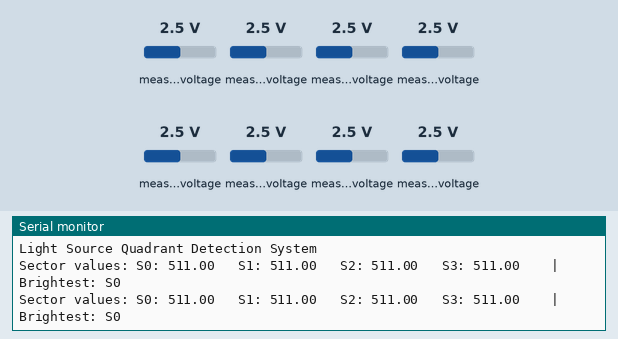
Recording of a sketch running on a simulated Arduino Uno, built with avr-gcc and run on an emulated ATmega328P. Parts: the last lines printed to the serial monitor. The inputs (shaded band) are chosen by the test bench; at power-on: measured voltage 2.5 V.

Above: at 1.8 s.
1.9 s: measured voltage (sensor 200) set to 0.1 V
At 2.7 s:
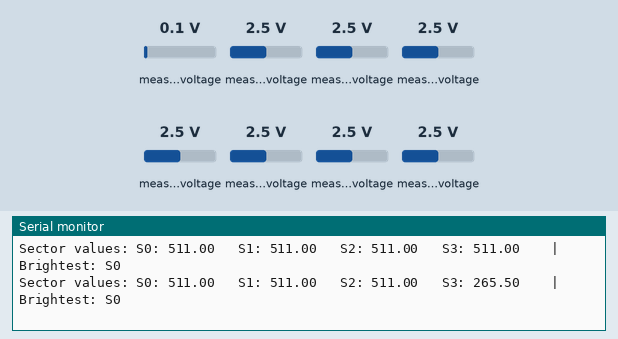
3.4 s: measured voltage (sensor 201) set to 0.1 V
At 4.7 s:
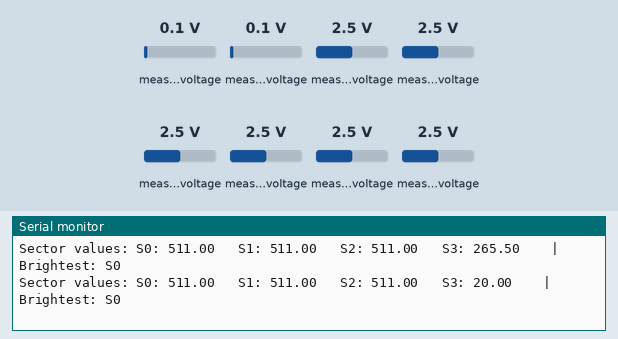
4.9 s: measured voltage (sensor 202) set to 0.1 V
At 6.0 s:
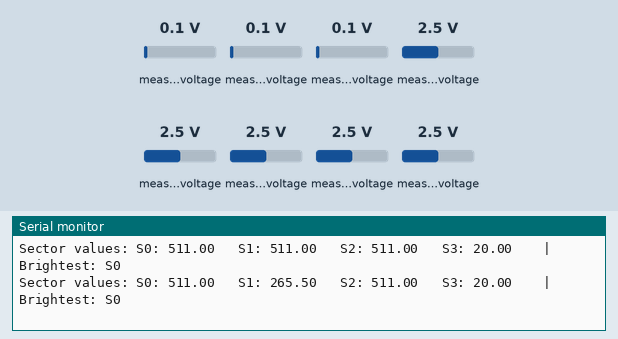
6.4 s: measured voltage (sensor 203) set to 0.1 V
At 7.7 s:
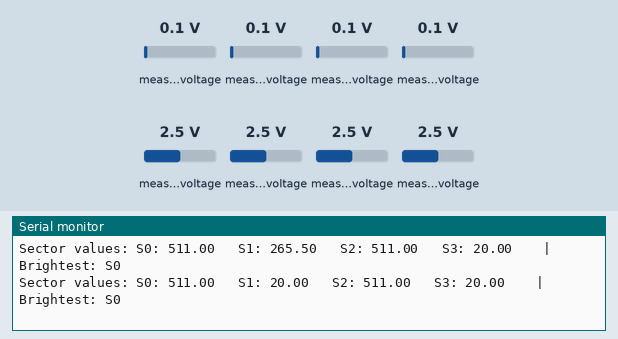
7.9 s: measured voltage (sensor 204) set to 0.1 V
At 9.0 s:
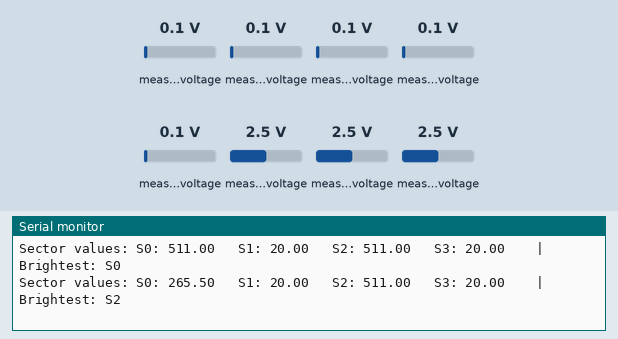
9.4 s: measured voltage (sensor 205) set to 0.1 V
At 11.1 s:
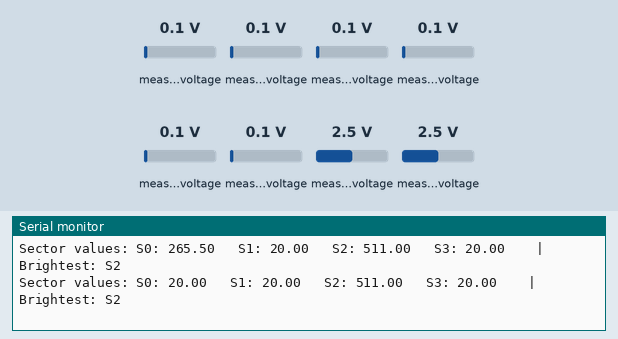
Timing chart, 0 to 11.9 s (numbered marks = the images above; inputs shaded):
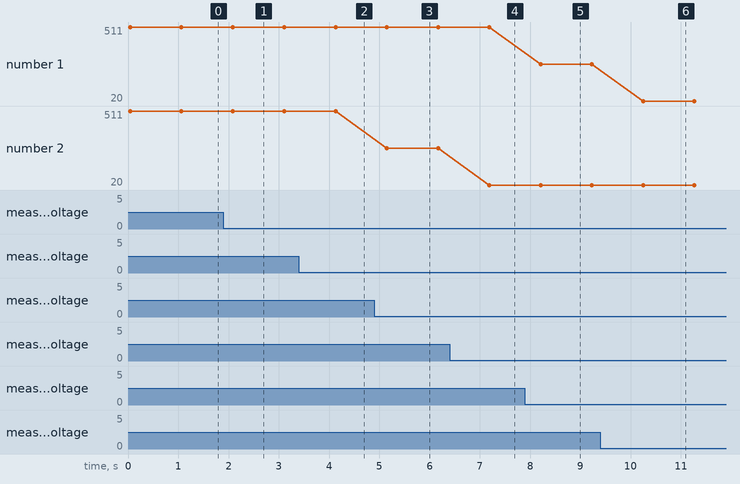

Measured:
- after the input at 1.9 s, the serial monitor: prints a new line after 0.19 s (image 1)
- after the input at 3.4 s, the serial monitor: prints a new line after 0.73 s (image 2)
- after the input at 4.9 s, the serial monitor: prints a new line after 0.25 s (image 3)
- after the input at 6.4 s, the serial monitor: prints a new line after 0.79 s (image 4)
- after the input at 7.9 s, the serial monitor: prints a new line after 0.31 s (image 5)
- after the input at 9.4 s, the serial monitor: prints a new line after 0.85 s (image 6)

The sketch:

DetectorFuenteLuminosa.ino
```cpp
#include "Adafruit_MCP3008.h"

Adafruit_MCP3008 adc;

// Number of light-sensing sectors
const uint8_t NUM_SECTORS = 4;

// MCP3008 channel pairs for each sector (each sector averages 2 channels)
const uint8_t sectorChannels[NUM_SECTORS][2] = {
  {4, 5},  // Sector 0
  {2, 3},  // Sector 1
  {6, 7},  // Sector 2
  {0, 1}   // Sector 3
};

// Current averaged readings for each sector
float sectorValues[NUM_SECTORS] = {0};

// Light threshold to detect arrival
const float LIGHT_THRESHOLD = 800.0;

/**
 * Reads the MCP3008 channels corresponding to each sector and averages them.
 */
void readSectors() {
  for (uint8_t i = 0; i < NUM_SECTORS; i++) {
    uint16_t readingA = adc.readADC(sectorChannels[i][0]);
    uint16_t readingB = adc.readADC(sectorChannels[i][1]);
    sectorValues[i] = (readingA + readingB) / 2.0;
  }
}

/**
 * Returns the index of the sector with the highest light intensity.
 */
int getBrightestSector() {
  uint8_t brightest = 0;
  float maxValue = sectorValues[0];

  for (uint8_t i = 1; i < NUM_SECTORS; i++) {
    if (sectorValues[i] > maxValue) {
      maxValue = sectorValues[i];
      brightest = i;
    }
  }

  return brightest;
}

/**
 * Checks if the brightest sector exceeds the defined LIGHT_THRESHOLD.
 * Prints arrival message if the condition is met.
 */
void checkArrival(int brightestSector) {
  if (sectorValues[brightestSector] >= LIGHT_THRESHOLD) {
    Serial.println("ARRIVED TO DESTINY!!");
  }
}

/**
 * Prints all sector readings to the Serial monitor.
 */
void printSectorReadings(int brightestSector) {
  Serial.print("Sector values: ");
  for (uint8_t i = 0; i < NUM_SECTORS; i++) {
    Serial.print("S");
    Serial.print(i);
    Serial.print(": ");
    Serial.print(sectorValues[i]);
    Serial.print("   ");
  }

  Serial.print(" | Brightest: S");
  Serial.println(brightestSector);
}

void setup() {
  Serial.begin(9600);
  while (!Serial);

  Serial.println("Light Source Quadrant Detection System");
  adc.begin();
}

void loop() {
  readSectors();
  int brightestSector = getBrightestSector();
  printSectorReadings(brightestSector);
  checkArrival(brightestSector);

  delay(1000);
}
```
